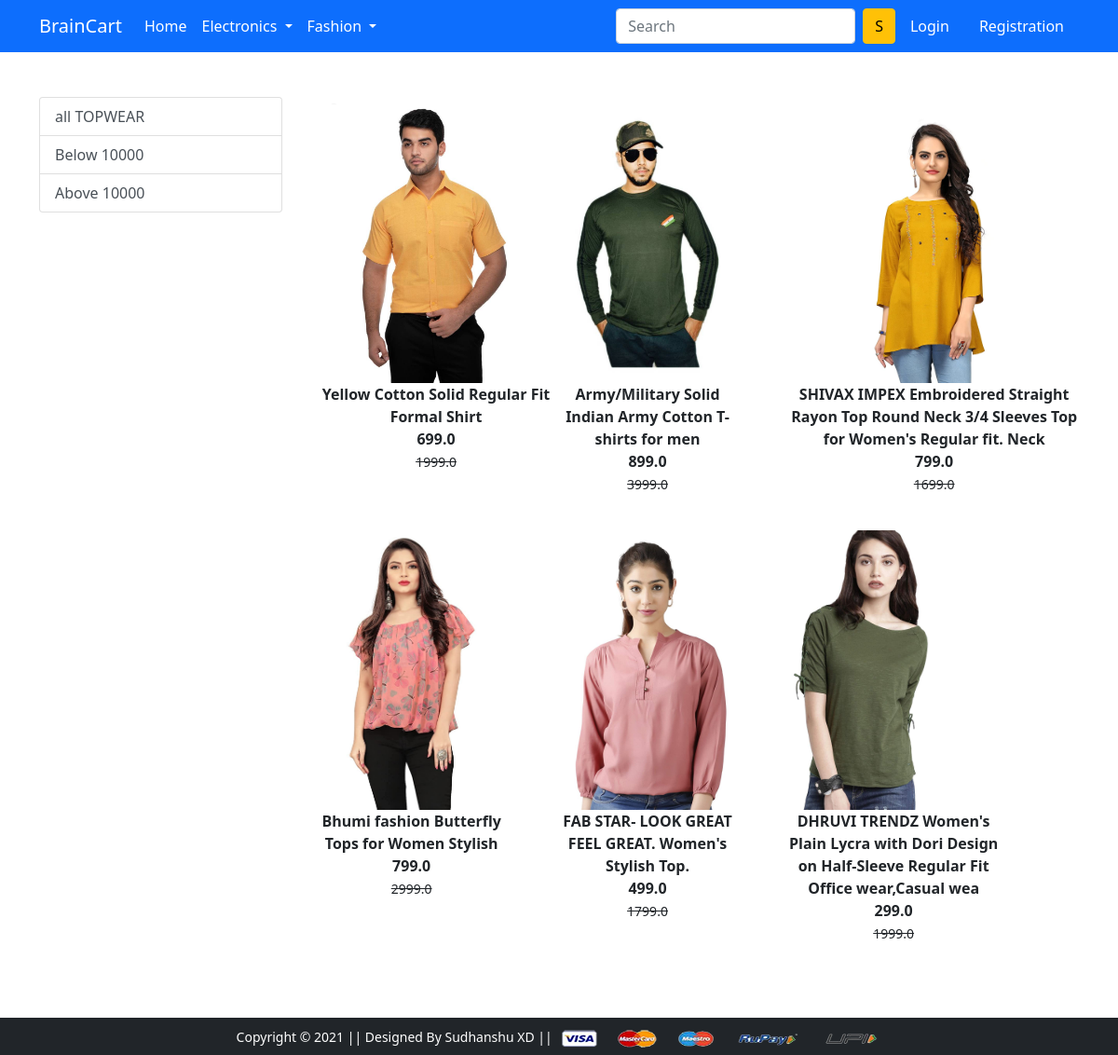
The page /TOPWEAR/ on the database its author committed.
### app/models.py (models this page shows, shortened)
class Product(models.Model):
    title = models.CharField(max_length=100)
    selling_price = models.FloatField()
    discounted_price = models.FloatField()
    description = models.TextField()
    brand = models.CharField(max_length=100)
    category = models.CharField(choices=CATEGORY_CHOICES, max_length=2)
    product_image = models.ImageField(upload_to ='productimg')

### app/views.py (the view)
# urls.py: path('TOPWEAR/', views.TOPWEAR, name='TOPWEAR'),
def TOPWEAR(request, data=None):
    if data == None:
        TOPWEARs=Product.objects.filter(category='TW')
    elif data =='below':
        TOPWEARs=Product.objects.filter(category='TW').filter(discounted_price__lt=10000)
    elif data =='above':
        TOPWEARs=Product.objects.filter(category='TW').filter(discounted_price__gt=10000)
    return render(request, 'app/TOPWEAR.html',{
        'TOPWEARs':TOPWEARs
    })

### app/templates/app/TOPWEAR.html (shortened to what this page needs)
{% extends 'app/base.html' %}
{% load static %}
{% block main-content %}
<div class="container my-5">
 <div class="row">
  <div class="col-sm-3">
   <div class="list-group">
       <a href="{% url 'TOPWEAR' %}" class="list-group-item list-group-item-action" aria-current="true">all TOPWEAR</a>
       <a href="{% url 'TOPWEARdata' 'below' %}" class="list-group-item list-group-item-action" aria-current="true">Below 10000</a>
       <a href="{% url 'TOPWEARdata' 'above' %}" class="list-group-item list-group-item-action" aria-current="true">Above 10000</a>
   </div>
  </div>
  <div class="col-sm-8 ">
   <div class="row">
       {% for product in TOPWEARs %}
       <div class="col-sm-4 text-center mb-4">
           <a href="{% url 'product-detail' product.id %}" class="btn">
               <div class="item">
                   <img src="{{product.product_image.url}}" alt="" height="300" class="">
                   <div class="fw-bold">{{product.title}}</div>
                   <div class="fw-bold">{{product.discounted_price}}</div>
                   <small class="fw-light text-decoration-line-through">
                       {{product.selling_price}}
                   </small>
               </div>
           </a>
       </div>
       {% endfor %}
   </div>
  </div>
 </div>
</div>
{% endblock main-content %}

### rows shown on the page
Product: product_image (picture), title "Yellow Cotton Solid Regular Fit Formal Shirt", discounted_price "699.0", selling_price "1999.0"
Product: product_image (picture), title "Army/Military Solid Indian Army Cotton T-shirts for men", discounted_price "899.0", selling_price "3999.0"
Product: product_image (picture), title "SHIVAX IMPEX Embroidered Straight Rayon Top Round Neck 3/4 Sleeves Top for Women's Regular fit. Neck", discounted_price "799.0", selling_price "1699.0"
Product: product_image (picture), title "Bhumi fashion Butterfly Tops for Women Stylish", discounted_price "799.0", selling_price "2999.0"
Product: product_image (picture), title "FAB STAR- LOOK GREAT FEEL GREAT. Women's Stylish Top.", discounted_price "499.0", selling_price "1799.0"
Product: product_image (picture), title "DHRUVI TRENDZ Women's Plain Lycra with Dori Design on Half-Sleeve Regular Fit Office wear,Casual wea", discounted_price "299.0", selling_price "1999.0"
